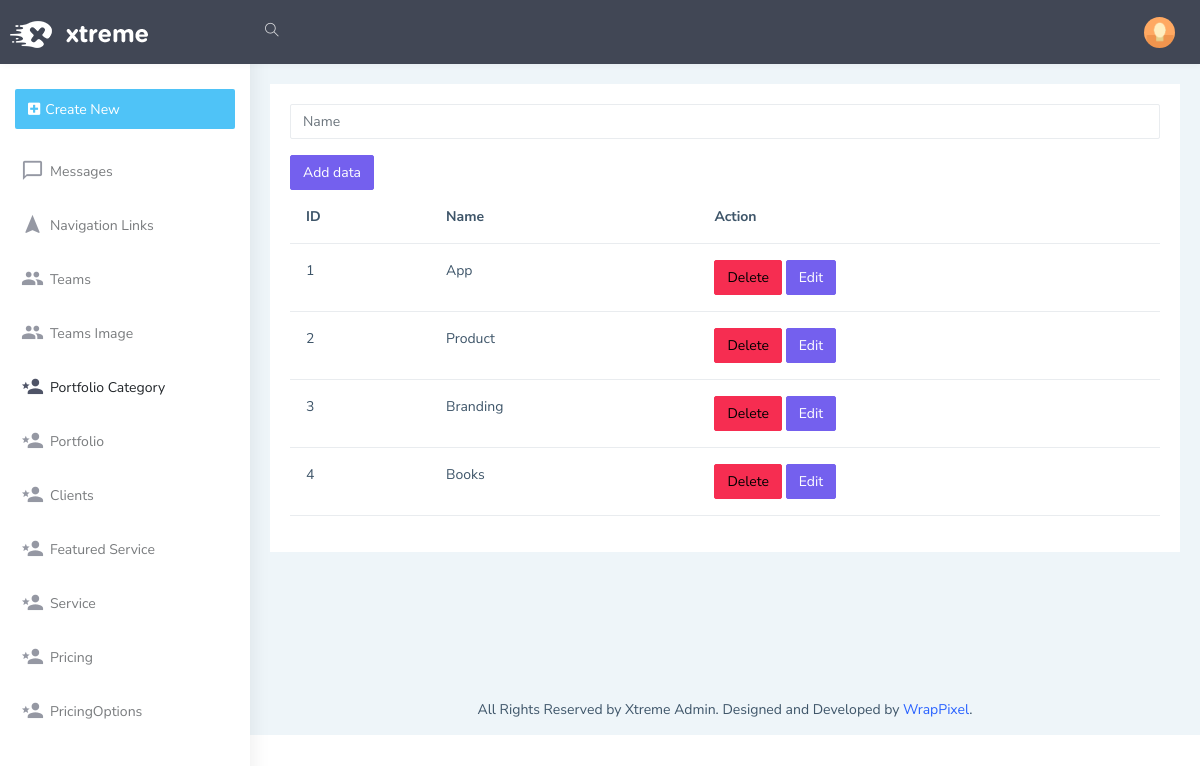
The app's page /admin/portfoliocategory, older data.
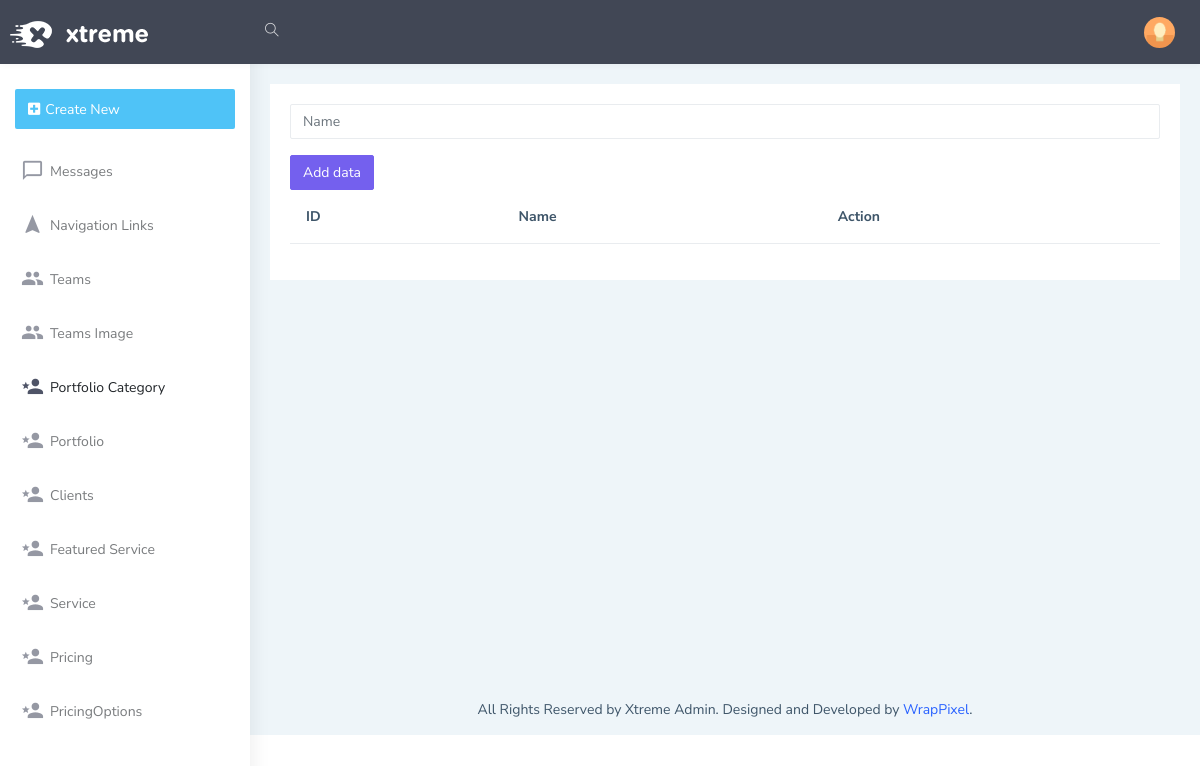
The same page, newer data.
### models.py (models this page shows)
class PortfolioCategory(db.Model):
    Id=db.Column(db.Integer,primary_key=True,autoincrement=True)
    name=db.Column(db.String(50))
    portfolios=db.relationship('Portfolio', backref='portfolio_category', lazy=True)

### admin/routes.py (the view)
@admin_bp.route('/portfoliocategory', methods=['GET','POST'])
def portfoliocategory():
    portfoliocategoryform=PortfolioCategoryForm()
    categories=PortfolioCategory.query.all()
    return render_template('admin/portfolio/PortfolioCategory.html',portfoliocategoryform=portfoliocategoryform,categories=categories)

### admin/forms.py
class PortfolioCategoryForm(FlaskForm):
    name=StringField('name')
    submit=SubmitField('Add data')

### admin/templates/admin/portfolio/PortfolioCategory.html
{% extends 'admin/layout.html' %}
{% block body %}
<form action="/admin/portfoliocategory/add" method="POST">
    <div class="mb-3">
      {{portfoliocategoryform.name(class="form-control", id="exampleFormControlInput1", placeholder="Name")}}
    </div>
    {{portfoliocategoryform.submit(class='btn btn-primary')}}
</form>
<table class="table">
  <thead>
    <tr>
      <th scope="col">ID</th>
      <th scope="col">Name</th>
      <th scope="col">Action</th>
    </tr>
  </thead>
  <tbody>
      {% for categorie in categories %}
    <tr>
      <td>{{categorie.Id}}</td>
      <td>{{categorie.name}}</td>
      <td>
          <a href="/admin/portfoliocategory/delete/{{categorie.Id}}" class="btn btn-danger">Delete</a>
          <a href="/admin/portfoliocategory/edit/{{categorie.Id}}" class="btn btn-primary">Edit</a>
      </td>
    </tr>
    {% endfor %}
  </tbody>
</table>
{% endblock %}}

Row changes from the older to the newer data that the page shows:
removed PortfolioCategory: Id "1", name "App"
removed PortfolioCategory: Id "2", name "Product"
removed PortfolioCategory: Id "3", name "Branding"
removed PortfolioCategory: Id "4", name "Books"
